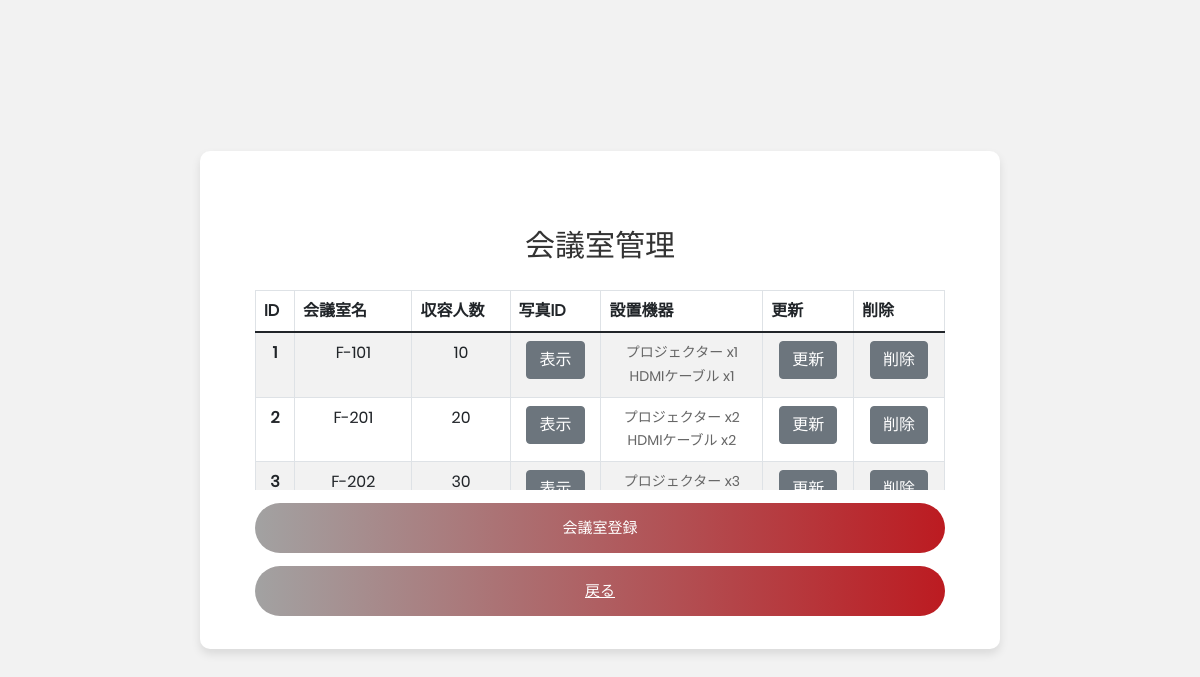
/admin_room/, run on the app's committed database.
### models/Conference.py (models this page shows, shortened)
class Conference(db.Model):
  __tablename__ = 'conferences'
  conference_id = db.Column(db.Integer, nullable=False, primary_key=True, autoincrement=True) # 主キー
  name = db.Column(db.String(20), nullable=False, unique=True)
  capacity = db.Column(db.Integer)
  photo_id = db.Column(db.String(20))
  remarks = db.Column(db.String(100))
  equipments = db.relationship("Equipment",
                                secondary='conference_equipments',
                                uselist=True,
                                back_populates='conferences',
                                order_by='Equipment.equipment_id')
  reserves = db.relationship("Reserve", uselist=True, back_populates='conferences', cascade='all, delete-orphan')

### models/ConferenceEquipment.py (models this page shows, shortened)
class ConferenceEquipment(db.Model):
    __tablename__ = 'conference_equipments'
    conference_equipments_id = db.Column(db.Integer, nullable=False, primary_key=True, autoincrement=True) # 主キー
    conference_id = db.Column(db.Integer, db.ForeignKey("conferences.conference_id", onupdate='CASCADE', ondelete='CASCADE'))
    equipment_id = db.Column(db.Integer, db.ForeignKey("equipments.equipment_id", onupdate='CASCADE', ondelete='CASCADE'))
    num = db.Column(db.Integer)
    equipments = db.relation("Equipment", backref='conference_equipments')
    conferences = db.relation("Conference", backref='conference_equipments')

### models/Equipment.py (models this page shows, shortened)
class Equipment(db.Model):
    __tablename__ = 'equipments'
    equipment_id = db.Column(db.Integer, nullable=False, primary_key=True, autoincrement=True) # 主キー
    name = db.Column(db.String(30), unique=True, nullable=False)
    conferences = db.relationship("Conference",
                                secondary='conference_equipments',
                                uselist=True,
                                back_populates='equipments',
                                order_by='Conference.conference_id')

### admin_room.py (the view, shortened to what this page needs)
@admin_room_bp.route('/', methods=["GET", "POST"])
def admin_room():
    conferences = Conference.query.all()
    equipments = Equipment.query.all()
    conferences = Conference.query.all()
    equipments = Equipment.query.all()
    return render_template('admin_room.html', conferences=conferences,equipments=equipments,error = False)

### templates/admin_room.html (shortened to what this page needs)
{% extends "template.html" %}
{% block head %}
<link rel="stylesheet" type="text/css" href="{{ url_for('static',filename='css/main_admin.css') }}">
{% endblock %}
{% block content %}
<div class="limiter">
   <div class="container-admin100">
      <div class="wrap-admin100">
         <span class="admin100-form-title p-b-26">
         会議室管理
         </span>
         <div class="table-wrapper-scroll-y my-custom-scrollbar">
            <table class="table table-bordered table-striped mb-0">
               <thead>
                  <tr>
                     <th scope="col">ID</th>
                     <th scope="col">会議室名</th>
                     <th scope="col">収容人数</th>
                     <th scope="col">写真ID</th>
                      <th scope="col">設置機器</th>
                     <th scope="col">更新</th>
                     <th scope="col">削除</th>
                  </tr>
               </thead>
               <tbody>
                  {% for conference in conferences %}
                  <tr class="text-center">
                     <th>{{ conference.__dict__['conference_id'] }}</th>
                     <td>{{ conference.__dict__['name'] }}</td>
                     <td>{{ conference.__dict__['capacity'] }}</td>
                  <td>
                        <button type="button" class="btn btn-secondary" data-bs-toggle="modal" data-bs-target="#ShowPic{{conference.__dict__['conference_id'] }}">表示</button>
                     </td>
                     <td>
                        {% for equipment in conference.conference_equipments %}
                        <p class="card-text">{{ equipment.equipments.__dict__['name'] }} x{{ equipment.__dict__['num'] }}</p>
                        {% endfor %}
                     </td>
                     <td>
                        <button type="button" class="btn btn-secondary" data-bs-toggle="modal" data-bs-target="#ChangeRoom{{conference.__dict__['conference_id'] }}">更新</button>
                     </td>
                     <td>
                        <button type="button" class="btn btn-secondary" data-bs-toggle="modal" data-bs-target="#DeleteRoom{{conference.__dict__['conference_id'] }}">削除</button>
                     </td>
                  </tr>
                  {% endfor %}
               </tbody>
            </table>
         </div>
         <div class="container-admin100-form-btn">
            <div class="wrap-admin100-form-btn">
               <div class="admin100-form-bgbtn"></div>
               <button type="button" class="admin100-form-btn" data-bs-toggle="modal" data-bs-target="#AddRoom">
               会議室登録
               </button>
            </div>
         </div>
         <div class="container-admin100-form-btn">
            <div class="wrap-admin100-form-btn">
               <div class="admin100-form-bgbtn"></div>
               <a type="button" class="admin100-form-btn" href="{{ url_for(('admin_main.admin_main')) }}">
               戻る
               </a>
            </div>
         </div>
      </div>
   </div>
</div>
{% endblock %}

### static/css/main_admin.css (style rules this page uses)
.container-admin100 { width: 100%; min-height: 100vh; display: -webkit-box; display: -webkit-flex; display: -moz-box; display: -ms-flexbox; display: flex; flex-wrap: wrap; justify-content: center; align-items: center; padding: 15px; background: #f2f2f2; }
.wrap-admin100 { width: 800px; background: #fff; border-radius: 10px; overflow: hidden; padding: 77px 55px 33px 55px; box-shadow: 0 5px 10px 0px rgba(0, 0, 0, 0.1); -moz-box-shadow: 0 5px 10px 0px rgba(0, 0, 0, 0.1); -webkit-box-shadow: 0 5px 10px 0px rgba(0, 0, 0, 0.1); -o-box-shadow: 0 5px 10px 0px rgba(0, 0, 0, 0.1); -ms-box-shadow: 0 5px 10px 0px rgba(0, 0, 0, 0.1); }
.admin100-form-title { display: block; font-family: Poppins-Bold; font-size: 30px; color: #333333; line-height: 1.2; text-align: center; }
.container-admin100-form-btn { display: -webkit-box; display: -webkit-flex; display: -moz-box; display: -ms-flexbox; display: flex; flex-wrap: wrap; justify-content: center; padding-top: 13px; }
.wrap-admin100-form-btn { width: 100%; display: block; position: relative; z-index: 1; border-radius: 25px; overflow: hidden; margin: 0 auto; }
.admin100-form-bgbtn { position: absolute; z-index: -1; width: 300%; height: 100%; background: #1c1c1c; background: -webkit-linear-gradient(right, #a2a2a2, #bc1b21, #a2a2a2, #bc1b21); background: -o-linear-gradient(right, #a2a2a2, #bc1b21, #a2a2a2, #bc1b21); background: -moz-linear-gradient(right, #a2a2a2, #bc1b21, #a2a2a2, #bc1b21); background: linear-gradient(right, #a2a2a2, #bc1b21, #a2a2a2, #bc1b21); top: 0; left: -100%; -webkit-transition: all 0.4s; -o-transition: all 0.4s; -moz-transition: all 0.4s; transition: all 0.4s; }
.admin100-form-btn { font-family: Poppins-Medium; font-size: 15px; color: #fff; line-height: 1.2; text-transform: uppercase; display: -webkit-box; display: -webkit-flex; display: -moz-box; display: -ms-flexbox; display: flex; justify-content: center; align-items: center; padding: 0 20px; width: 100%; height: 50px; }
.my-custom-scrollbar { position: relative; height: 200px; overflow: auto; }
.table-wrapper-scroll-y { display: block; }

### static/css/main.css (style rules this page uses)
* { margin: 0px; padding: 0px; box-sizing: border-box; }
body, html { height: 100%; font-family: Poppins-Regular, sans-serif; }
a { font-family: Poppins-Regular; font-size: 14px; line-height: 1.7; color: #666666; margin: 0px; transition: all 0.4s; -webkit-transition: all 0.4s; -o-transition: all 0.4s; -moz-transition: all 0.4s; }
p { font-family: Poppins-Regular; font-size: 14px; line-height: 1.7; color: #666666; margin: 0px; }
button { outline: none !important; border: none; background: transparent; }
.limiter { width: 100%; margin: 0 auto; }

### static/css/calendar_simple.css (style rules this page uses)
.my-custom-scrollbar { position: relative; height: 200px; overflow: auto; }
.table-wrapper-scroll-y { display: block; }

### data on the page
Conference: __dict__.conference_id "1", __dict__.name "F-101", __dict__.capacity "10"
ConferenceEquipment: equipments.__dict__.name "プロジェクター", __dict__.num "1"
ConferenceEquipment: equipments.__dict__.name "HDMIケーブル", __dict__.num "1"
Conference: __dict__.conference_id "2", __dict__.name "F-201", __dict__.capacity "20"
ConferenceEquipment: equipments.__dict__.name "プロジェクター", __dict__.num "2"
ConferenceEquipment: equipments.__dict__.name "HDMIケーブル", __dict__.num "2"
Conference: __dict__.conference_id "3", __dict__.name "F-202", __dict__.capacity "30"
ConferenceEquipment: equipments.__dict__.name "プロジェクター", __dict__.num "3"
